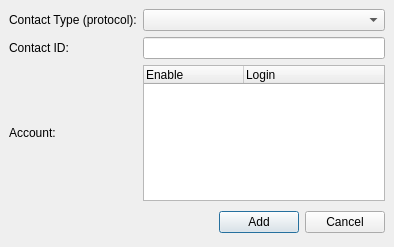
<ui version="4.0" >
 <author></author>
 <comment></comment>
 <exportmacro></exportmacro>
 <class>AddIMContact</class>
 <widget class="QDialog" name="AddIMContact" >
  <property name="geometry" >
   <rect>
    <x>0</x>
    <y>0</y>
    <width>394</width>
    <height>247</height>
   </rect>
  </property>
  <property name="windowTitle" >
   <string>@product@ - Add a Contact Account</string>
  </property>
  <layout class="QGridLayout" >
   <property name="margin" >
    <number>9</number>
   </property>
   <property name="spacing" >
    <number>6</number>
   </property>
   <item row="0" column="0" >
    <widget class="QLabel" name="label_3" >
     <property name="text" >
      <string>Contact Type (protocol):</string>
     </property>
    </widget>
   </item>
   <item row="0" column="1" >
    <widget class="QComboBox" name="protocolComboBox" />
   </item>
   <item row="1" column="1" >
    <widget class="QLineEdit" name="contactIdLineEdit" />
   </item>
   <item row="1" column="0" >
    <widget class="QLabel" name="label" >
     <property name="text" >
      <string>Contact ID:</string>
     </property>
    </widget>
   </item>
   <item row="2" column="0" >
    <widget class="QLabel" name="label_2" >
     <property name="text" >
      <string>Account:</string>
     </property>
    </widget>
   </item>
   <item row="2" column="1" >
    <widget class="QTreeWidget" name="treeWidget" >
     <column>
      <property name="text" >
       <string>Enable</string>
      </property>
     </column>
     <column>
      <property name="text" >
       <string>Login</string>
      </property>
     </column>
    </widget>
   </item>
   <item row="3" column="1" >
    <spacer>
     <property name="orientation" >
      <enum>Qt::Vertical</enum>
     </property>
     <property name="sizeHint" >
      <size>
       <width>20</width>
       <height>40</height>
      </size>
     </property>
    </spacer>
   </item>
   <item row="4" column="0" colspan="2" >
    <layout class="QHBoxLayout" >
     <property name="margin" >
      <number>0</number>
     </property>
     <property name="spacing" >
      <number>6</number>
     </property>
     <item>
      <spacer>
       <property name="orientation" >
        <enum>Qt::Horizontal</enum>
       </property>
       <property name="sizeHint" >
        <size>
         <width>131</width>
         <height>31</height>
        </size>
       </property>
      </spacer>
     </item>
     <item>
      <widget class="QPushButton" name="addIMContactButton" >
       <property name="text" >
        <string>Add</string>
       </property>
       <property name="icon" >
        <iconset resource="../../../../resources/wengophone.qrc" >:/pics/add.png</iconset>
       </property>
      </widget>
     </item>
     <item>
      <widget class="QPushButton" name="cancelButton" >
       <property name="text" >
        <string>Cancel</string>
       </property>
       <property name="icon" >
        <iconset resource="../../../../resources/wengophone.qrc" >:/pics/cancel.png</iconset>
       </property>
      </widget>
     </item>
    </layout>
   </item>
  </layout>
 </widget>
 <pixmapfunction></pixmapfunction>
 <resources>
  <include location="../../../../resources/wengophone.qrc" />
 </resources>
 <connections>
  <connection>
   <sender>addIMContactButton</sender>
   <signal>clicked()</signal>
   <receiver>AddIMContact</receiver>
   <slot>accept()</slot>
   <hints>
    <hint type="sourcelabel" >
     <x>248</x>
     <y>251</y>
    </hint>
    <hint type="destinationlabel" >
     <x>96</x>
     <y>254</y>
    </hint>
   </hints>
  </connection>
  <connection>
   <sender>cancelButton</sender>
   <signal>clicked()</signal>
   <receiver>AddIMContact</receiver>
   <slot>reject()</slot>
   <hints>
    <hint type="sourcelabel" >
     <x>331</x>
     <y>251</y>
    </hint>
    <hint type="destinationlabel" >
     <x>179</x>
     <y>282</y>
    </hint>
   </hints>
  </connection>
 </connections>
</ui>
